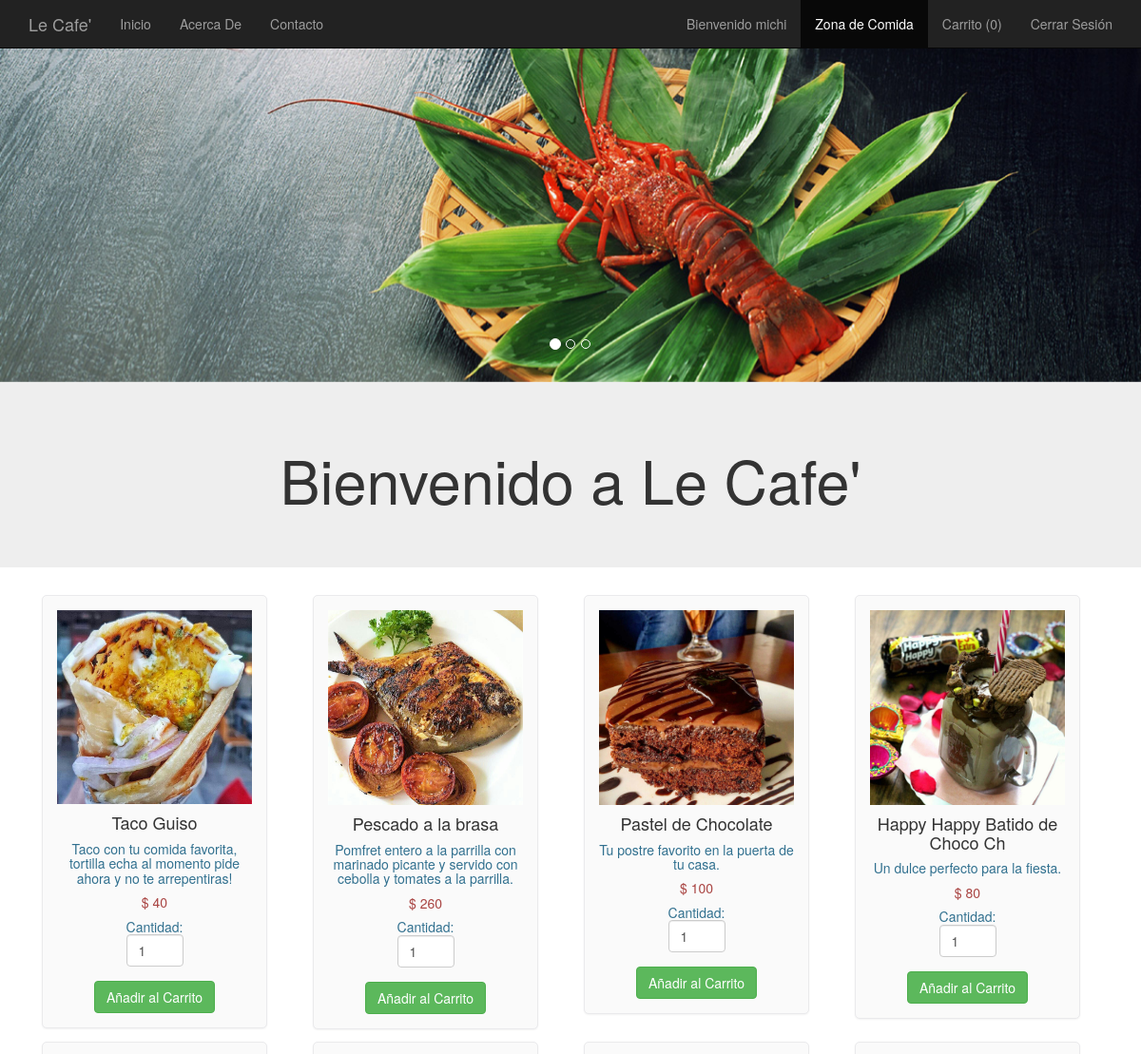
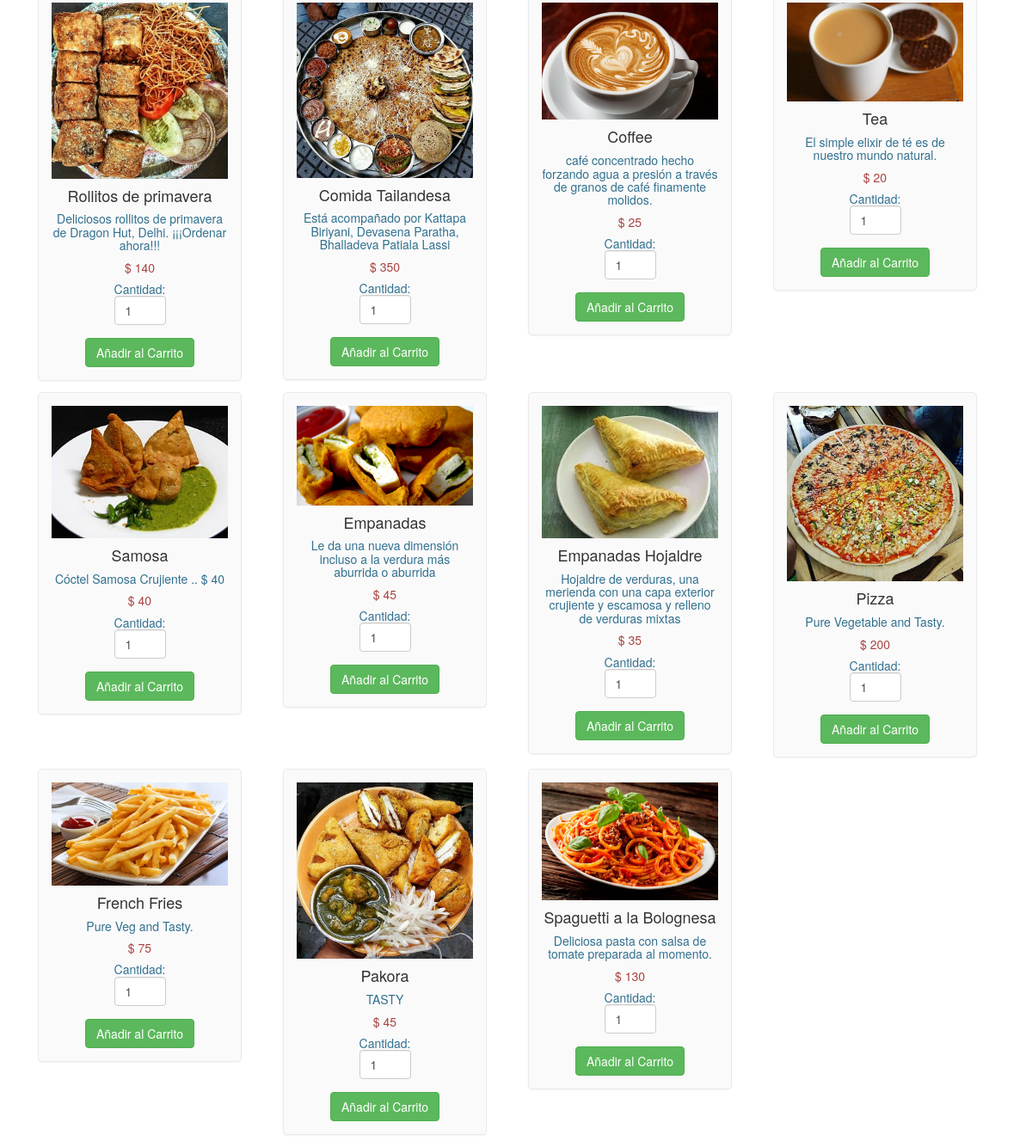
Screenshot of /foodlist.php (signed in) with the database file from the repository (2 pictures, top to bottom).
### tables this page shows
CREATE TABLE `food` (
  `F_ID` int(30) NOT NULL,
  `name` varchar(30) NOT NULL,
  `price` int(30) NOT NULL,
  `description` varchar(200) NOT NULL,
  `R_ID` int(30) NOT NULL,
  `images_path` varchar(200) NOT NULL,
  `options` varchar(10) NOT NULL DEFAULT 'ENABLE'
);

### foodlist.php (the view, shortened to what this page needs)
<html>
  <head>
  </head>
  <link rel="stylesheet" type = "text/css" href ="css/foodlist.css">
  <link rel="stylesheet" type = "text/css" href ="css/bootstrap.min.css">
  <body>
    <nav class="navbar navbar-inverse navbar-fixed-top navigation-clean-search" role="navigation">
      <div class="container">
        <div class="navbar-header">
          <a class="navbar-brand" href="index.php">Le Cafe'</a>
        </div>
        <div class="collapse navbar-collapse " id="myNavbar">
          <ul class="nav navbar-nav">
            <li><a href="index.php">Inicio</a></li>
            <li><a href="aboutus.php">Acerca De</a></li>
            <li><a href="contactus.php">Contacto</a></li>
          </ul>
<?php
if(isset($_SESSION['login_user1'])){
?>
          <ul class="nav navbar-nav navbar-right">
            <li><a href="#"><span class="glyphicon glyphicon-user"></span> Bienvenido <?php echo $_SESSION['login_user1']; ?> </a></li>
            <li><a href="myrestaurant.php">Panel de Control Admi</a></li>
            <li><a href="logout_m.php"><span class="glyphicon glyphicon-log-out"></span> Cerrar Sesión </a></li>
          </ul>
<?php
}
else if (isset($_SESSION['login_user2'])) {
  ?>
           <ul class="nav navbar-nav navbar-right">
            <li><a href="#"> Bienvenido <?php echo $_SESSION['login_user2']; ?> </a></li>
            <li class="active" ><a href="foodlist.php"> Zona de Comida</a></li>
            <li><a href="cart.php">Carrito  (<?php
              if(isset($_SESSION["cart"])){
              $count = count($_SESSION["cart"]);
              echo "$count";
            }
              else
                echo "0";
              ?>) </a></li>
            <li><a href="logout_u.php">Cerrar Sesión </a></li>
          </ul>
<?php
}
?>
        </div>
      </div>
    </nav>
    <div id="myCarousel" class="carousel slide" data-ride="carousel">
    <ol class="carousel-indicators">
      <li data-target="#myCarousel" data-slide-to="0" class="active"></li>
      <li data-target="#myCarousel" data-slide-to="1"></li>
      <li data-target="#myCarousel" data-slide-to="2"></li>
    </ol>
    <div class="carousel-inner">
      <div class="item active">
      <img src="images/slide002.jpg" style="width:100%;">
      <div class="carousel-caption">
      </div>
      </div>
    </div>
    </div>
<div class="jumbotron">
  <div class="container text-center">
    <h1>Bienvenido a Le Cafe'</h1>
  </div>
</div>
<div class="container" style="width:95%;">
<?php
$conn = Connect();
$sql = "SELECT * FROM FOOD WHERE options = 'ENABLE' ORDER BY F_ID";
$result = mysqli_query($conn, $sql);
if (mysqli_num_rows($result) > 0)
{
  $count=0;
  while($row = mysqli_fetch_assoc($result)){
    if ($count == 0)
      echo "<div class='row'>";
?>
<div class="col-md-3">
<form method="post" action="cart.php?action=add&id=<?php echo $row["F_ID"]; ?>">
<div class="mypanel" align="center";>
<img src="<?php echo $row["images_path"]; ?>" class="img-responsive">
<h4 class="text-dark"><?php echo $row["name"]; ?></h4>
<h5 class="text-info"><?php echo $row["description"]; ?></h5>
<h5 class="text-danger">$ <?php echo $row["price"]; ?></h5>
<h5 class="text-info">Cantidad: <input type="number" min="1" max="25" name="quantity" class="form-control" value="1" style="width: 60px;"> </h5>
<input type="submit" name="add" style="margin-top:5px;" class="btn btn-success" value="Añadir al Carrito">
</div>
</form>
</div>
<?php
$count++;
if($count==4)
{
  echo "</div>";
  $count=0;
}
}
?>
</div>
  <?php
}
?>
</body>
</html>

### css/foodlist.css (style rules this page uses)
body,html { height: 100%; }
body { padding-top: 50px; background-image: url('bgimg1.jpg'); background-repeat: repeat; background-size: cover; background-position: center; }
.mypanel { border: 1px solid #eaeaec; margin: -1px 19px 3px -1px; box-shadow: 0 1px 2px rgba(0,0,0,0.05); background-color: #FAFAFA; padding:15px; border-radius: 5px; }
input { border: 5px solid white; }

### rows the page displays
food: images_path (picture), name "Taco Guiso", description "Taco con tu comida favorita, tortilla echa al momento pide ahora y no te arrepentiras!", price "40"
food: images_path (picture), name "Pescado a la brasa", description "Pomfret entero a la parrilla con marinado picante y servido con cebolla y tomates a la parrilla.", price "260"
food: images_path (picture), name "Pastel de Chocolate", description "Tu postre favorito en la puerta de tu casa.", price "100"
food: images_path (picture), name "Happy Happy Batido de Choco Ch", description "Un dulce perfecto para la fiesta.", price "80"
food: images_path (picture), name "Rollitos de primavera", description "Deliciosos rollitos de primavera de Dragon Hut, Delhi. ¡¡¡Ordenar ahora!!!", price "140"
food: images_path (picture), name "Comida Tailandesa", description "Está acompañado por Kattapa Biriyani, Devasena Paratha, Bhalladeva Patiala Lassi", price "350"
food: images_path (picture), name "Coffee", description "café concentrado hecho forzando agua a presión a través de granos de café finamente molidos.", price "25"
food: images_path (picture), name "Tea", description "El simple elixir de té es de nuestro mundo natural.", price "20"
food: images_path (picture), name "Samosa", description "Cóctel Samosa Crujiente .. $ 40", price "40"
food: images_path (picture), name "Empanadas", description "Le da una nueva dimensión incluso a la verdura más aburrida o aburrida", price "45"
food: images_path (picture), name "Empanadas Hojaldre", description "Hojaldre de verduras, una merienda con una capa exterior crujiente y escamosa y relleno de verduras mixtas", price "35"
food: images_path (picture), name "Pizza", description "Pure Vegetable and Tasty.", price "200"
food: images_path (picture), name "French Fries", description "Pure Veg and Tasty.", price "75"
food: images_path (picture), name "Pakora", description "TASTY", price "45"
food: images_path (picture), name "Spaguetti a la Bolognesa", description "Deliciosa pasta con salsa de tomate preparada al momento.", price "130"

### other values shown
$_SESSION['login_user2'] "michi"
